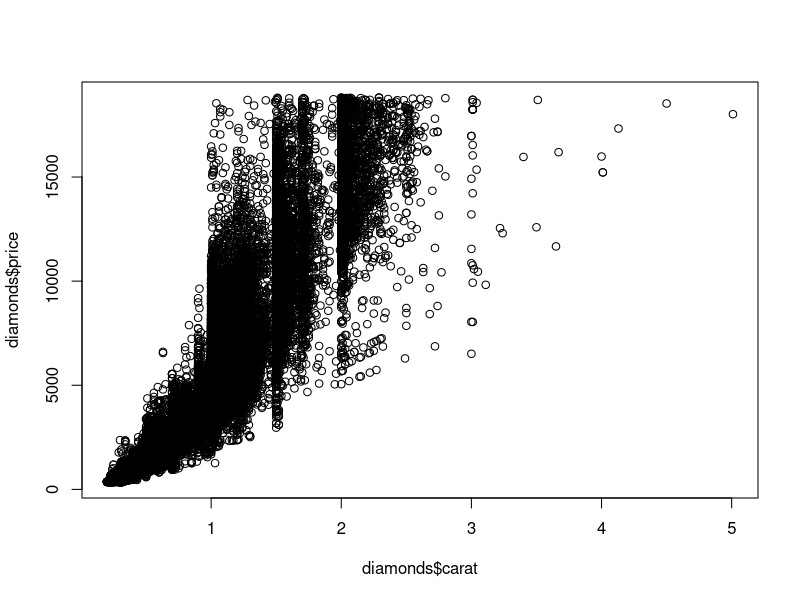
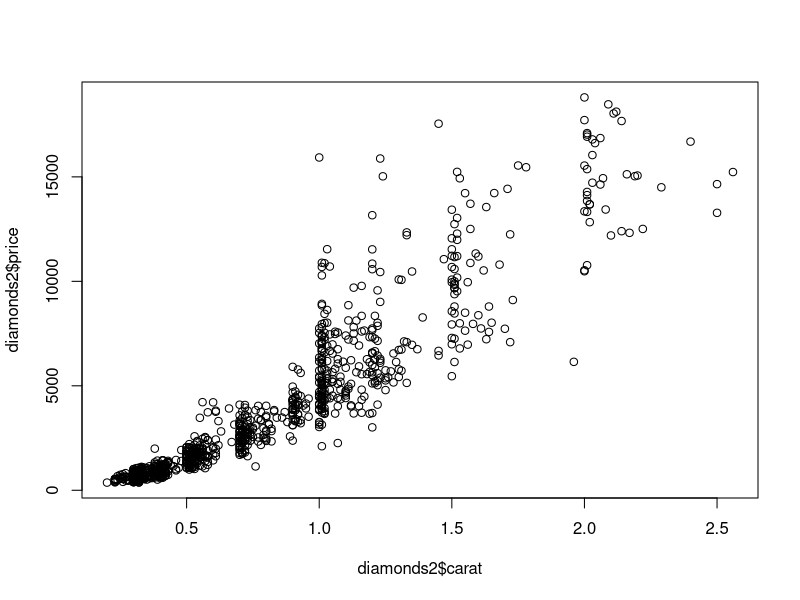

These charts were generated, in order, by the following R code:
## ---- chunk 1
library(ggplot2)
data(diamonds)
plot(diamonds$carat,diamonds$price,type="p")
## ---- chunk 2
library(ggplot2)
data(diamonds)
diamonds2 <- diamonds[sample(nrow(diamonds),1000),]
plot(diamonds2$carat,diamonds2$price,type="p")
